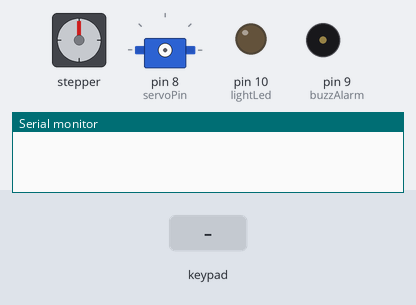
Recording of a sketch running on a simulated Arduino Uno, built with avr-gcc and run on an emulated ATmega328P. Shown: stepper motor, servo, output pins drawn as LEDs (lit = HIGH), buzzer (waves = sounding, pin HIGH), the last lines printed to the serial monitor. Wiring (inferred from the names in the program): 4×4 keypad with keys D * 0 # C 9 8 7 B 6 5 4 A 3 2 1: rows A5, A4, A3, A2; columns pin 2, pin 3, A1, A0; stepper motor (2048 steps per turn assumed): coils pin 4, pin 5, pin 6, pin 7; servo: signal pin 8. The test bench sets the inputs (shaded band). Servo pulses on a pin are drawn as a servo (544–2400 µs = 0–180°); pins used as bus, display or sensor lines are not drawn.

Above: at 1.2 s.
1.3 s: key 'A' pressed
At 1.7 s:
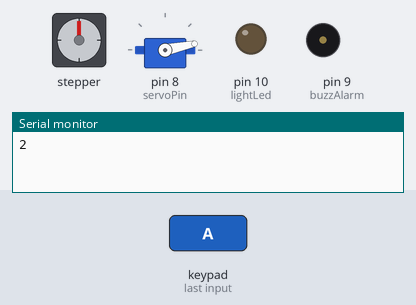
At 2.12 s:
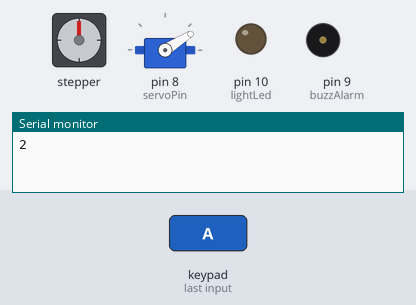
7.3 s: key '9' pressed
At 9.09 s:
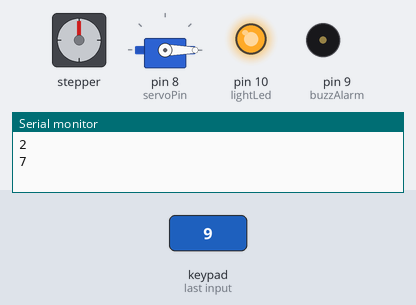
13.3 s: keypad keys 1 2 pressed 0.4 s apart
Timing chart, 0 to 23.1 s (numbered marks = the images above; inputs shaded):
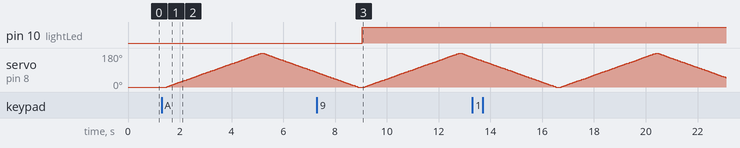

The sketch:

applianceController.ino
```cpp
const char rows = 4;
const char cols = 4;
const int lightLed = 10;
const int buzzAlarm = 9;
int switching = 0;
int buttonState = 0;
int servoPin = 8;
bool motorState = false;
bool servoState = false;

int portIN1 = 4;
int portIN2 = 5;
int portIN3 = 6;
int portIN4 = 7;

const char keys[rows][cols] = {
  {'D','*','0','#'},
  {'C','9','8','7'},
  {'B','6','5','4'},
  {'A','3','2','1'}
};

char rowPins[rows]={A5,A4,A3,A2};
char colPins[cols]={A1,A0,2,3};

void setup() {
  Serial.begin(9600);
  pinMode(servoPin, OUTPUT);
  pinMode(lightLed, OUTPUT);
  pinMode(buzzAlarm, OUTPUT);

for(char r = 0; r < rows; r++){
  pinMode(rowPins[r], INPUT);
  digitalWrite(rowPins[r], HIGH);
}

for(char c = 0; c < cols; c++){
  pinMode(colPins[c], OUTPUT);
  }
pinMode(portIN1, OUTPUT);
pinMode(portIN2, OUTPUT);
pinMode(portIN3, OUTPUT);
pinMode(portIN4, OUTPUT);

}

void loop() {
char key = getKey();
 if(key != 0){
    Serial.println(key);
  }

   buttonState = digitalRead(switching);

  if (key == '7') {

    if (buttonState == LOW) {
      digitalWrite(lightLed, !digitalRead(lightLed));
    }
    delay(50);
  }

  switching = buttonState;

  if (key == '4') {

    if (buttonState == LOW) {
      digitalWrite(buzzAlarm, !digitalRead(buzzAlarm));
    }
    delay(50);
  }

  if (key == '#') {

    resetAll();

  }
    if (key == '1') {
      motorState = !motorState; // Toggle motor state
    }

  if(motorState){

      stepSequence(1,0,0,0);
      delay(2);
      stepSequence(0,1,0,0);
      delay(2);
      stepSequence(0,0,1,0);
      delay(2);
      stepSequence(0,0,0,1);
      delay(2);
  }else {
    stepSequence(0, 0, 0, 0); // Turn off all coils when motor is off
  }

   if (key == '2') {
      servoState = !servoState; // Toggle motor state
    }

   if(servoState){
    for(int angle = 0; angle <= 180; angle ++){
      int pulseWidth = map(angle, 0, 180, 500, 2500);
      digitalWrite(servoPin, HIGH);
      delayMicroseconds(pulseWidth);
      digitalWrite(servoPin, LOW);
      delay(20 - pulseWidth / 1000);
    }  for(int angle = 180; angle >= 0; angle --){
      int pulseWidth = map(angle, 0, 180, 500, 2500);
      digitalWrite(servoPin, HIGH);
      delayMicroseconds(pulseWidth);
      digitalWrite(servoPin, LOW);
      delay(20 - pulseWidth / 1000);
    }
  }
}

char getKey(){
  char k = 0;
  for(char c = 0; c < cols; c++){
    digitalWrite(colPins[c], LOW);
    for(char r = 0; r < rows; r++){
      if(digitalRead(rowPins[r]) == LOW){
        delay(20);
        while(digitalRead(rowPins[r]) == LOW);
        k = keys[r][c];
      }
    }
    digitalWrite(colPins[c], HIGH);
  }
  return k;
}

void stepSequence(int in1, int in2, int in3, int in4){
  digitalWrite(portIN1, in1);
  digitalWrite(portIN2, in2);
  digitalWrite(portIN3, in3);
  digitalWrite(portIN4, in4);
}

void resetAll(){
  switching = 0;
  buttonState = 0;
  motorState = false;
  servoState = false;
  digitalWrite(lightLed, LOW);
  digitalWrite(buzzAlarm, LOW);
}
```

Measured:
- after the input at 1.3 s, servo on pin 8 (servoPin): rises from 0° to 180° in 3.7 s, then falls to 78° in 2.1 s
- after the input at 7.3 s, pin 10 (lightLed): LOW → HIGH after 1.7 s
